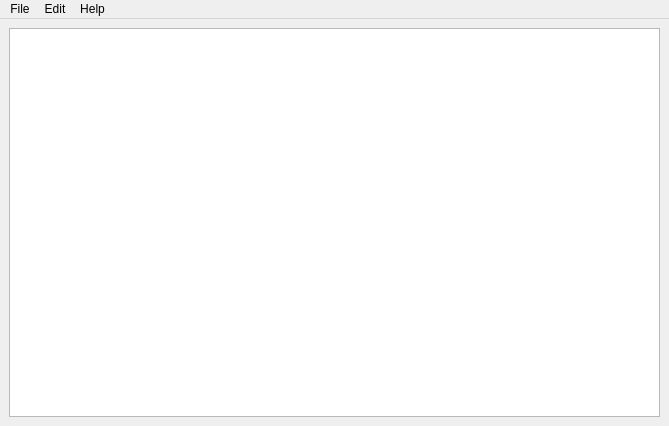
<?xml version="1.0" encoding="UTF-8"?>
<ui version="4.0">
 <class>MainWindow</class>
 <widget class="QMainWindow" name="MainWindow">
  <property name="geometry">
   <rect>
    <x>0</x>
    <y>0</y>
    <width>669</width>
    <height>426</height>
   </rect>
  </property>
  <property name="windowTitle">
   <string>MainWindow</string>
  </property>
  <widget class="QWidget" name="centralwidget">
   <layout class="QGridLayout" name="gridLayout">
    <item row="0" column="0">
     <widget class="QTextEdit" name="textEdit"/>
    </item>
   </layout>
  </widget>
  <widget class="QMenuBar" name="menubar">
   <property name="geometry">
    <rect>
     <x>0</x>
     <y>0</y>
     <width>669</width>
     <height>21</height>
    </rect>
   </property>
   <widget class="QMenu" name="menuFile">
    <property name="title">
     <string>File</string>
    </property>
    <addaction name="actionNew"/>
    <addaction name="actionOpen"/>
    <addaction name="actionSave"/>
    <addaction name="actionSave_as"/>
   </widget>
   <widget class="QMenu" name="menuedit">
    <property name="title">
     <string>Edit</string>
    </property>
    <addaction name="actionCut"/>
    <addaction name="actionCopy"/>
    <addaction name="actionPaste"/>
   </widget>
   <widget class="QMenu" name="menuHelp">
    <property name="title">
     <string>Help</string>
    </property>
    <addaction name="actionAbout_the_program"/>
   </widget>
   <addaction name="menuFile"/>
   <addaction name="menuedit"/>
   <addaction name="menuHelp"/>
  </widget>
  <action name="actionNew">
   <property name="text">
    <string>New</string>
   </property>
  </action>
  <action name="actionOpen">
   <property name="text">
    <string>Open</string>
   </property>
  </action>
  <action name="actionSave">
   <property name="text">
    <string>Save</string>
   </property>
  </action>
  <action name="actionSave_as">
   <property name="text">
    <string>Save as</string>
   </property>
  </action>
  <action name="actionCut">
   <property name="text">
    <string>Cut</string>
   </property>
  </action>
  <action name="actionCopy">
   <property name="text">
    <string>Copy</string>
   </property>
  </action>
  <action name="actionPaste">
   <property name="text">
    <string>Paste</string>
   </property>
  </action>
  <action name="actionAbout_the_program">
   <property name="text">
    <string>About the program</string>
   </property>
  </action>
 </widget>
 <resources/>
 <connections/>
</ui>
